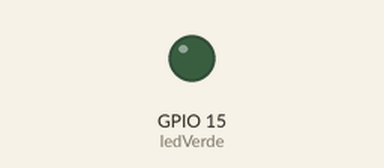
This program was run on a simulated ESP32 board running MicroPython. Parts: output pins drawn as LEDs (lit = HIGH). At 20.5 s the program stops and its outputs stay as they are.

Above: at 20.6 s.
Timing chart, 0 to 22.0 s (numbered marks = the images above):
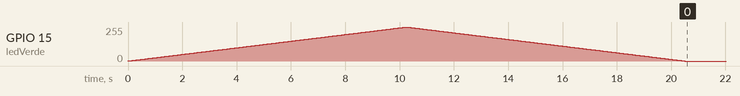

Measured:
- by itself, GPIO 15 (ledVerde): rises from 0/255 to 255/255 in 10.2 s, then falls to 0/255 in 10.3 s

The program:

pruebaPWM.py
```python
from machine import Pin, PWM
import utime

def main():
    ledVerde = PWM(Pin(15),1000)
    ledVerde.duty(512)
    #ledAzul.on()
    #ledAzul.value(1)
    #ledAzul.value(True)
    for i in range(1023):
        ledVerde.duty(i)
        utime.sleep(0.01)
    for i in range(1023,-1,-1):
        ledVerde.duty(i)
        utime.sleep(0.01)

if __name__ == "__main__":
    main()
```
